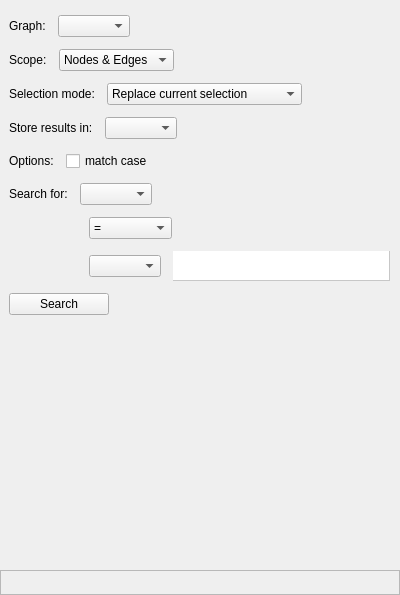
<?xml version="1.0" encoding="UTF-8"?>
<ui version="4.0">
 <class>SearchWidget</class>
 <widget class="QWidget" name="SearchWidget">
  <property name="geometry">
   <rect>
    <x>0</x>
    <y>0</y>
    <width>400</width>
    <height>595</height>
   </rect>
  </property>
  <property name="sizePolicy">
   <sizepolicy hsizetype="Preferred" vsizetype="Preferred">
    <horstretch>0</horstretch>
    <verstretch>0</verstretch>
   </sizepolicy>
  </property>
  <property name="acceptDrops">
   <bool>true</bool>
  </property>
  <layout class="QVBoxLayout" name="verticalLayout_2">
   <property name="spacing">
    <number>6</number>
   </property>
   <property name="leftMargin">
    <number>0</number>
   </property>
   <property name="topMargin">
    <number>0</number>
   </property>
   <property name="rightMargin">
    <number>0</number>
   </property>
   <property name="bottomMargin">
    <number>0</number>
   </property>
   <item>
    <widget class="tlp::HeaderFrame" name="headerFrame" native="true">
     <property name="expandable" stdset="0">
      <bool>false</bool>
     </property>
     <property name="title" stdset="0">
      <string>Search</string>
     </property>
    </widget>
   </item>
   <item>
    <widget class="QWidget" name="widget" native="true">
     <layout class="QVBoxLayout" name="verticalLayout">
      <property name="spacing">
       <number>12</number>
      </property>
      <item>
       <layout class="QHBoxLayout" name="horizontalLayout">
        <item>
         <widget class="QLabel" name="graphLabel">
          <property name="toolTip">
           <string>Choose the graph on which the search will be performed</string>
          </property>
          <property name="statusTip">
           <string>Choose the graph on which the search will be performed</string>
          </property>
          <property name="text">
           <string>Graph:</string>
          </property>
         </widget>
        </item>
        <item>
         <widget class="TreeViewComboBox" name="graphCombo">
          <property name="maximumSize">
           <size>
            <width>350</width>
            <height>16777215</height>
           </size>
          </property>
          <property name="toolTip">
           <string>Choose the graph on which the search will be performed</string>
          </property>
          <property name="statusTip">
           <string>Choose the graph on which the search will be performed</string>
          </property>
          <property name="sizeAdjustPolicy">
           <enum>QComboBox::AdjustToContents</enum>
          </property>
         </widget>
        </item>
        <item>
         <spacer name="horizontalSpacer_2">
          <property name="orientation">
           <enum>Qt::Horizontal</enum>
          </property>
          <property name="sizeHint" stdset="0">
           <size>
            <width>40</width>
            <height>20</height>
           </size>
          </property>
         </spacer>
        </item>
       </layout>
      </item>
      <item>
       <layout class="QHBoxLayout" name="horizontalLayout_2">
        <item>
         <widget class="QLabel" name="scopeLabel">
          <property name="sizePolicy">
           <sizepolicy hsizetype="Maximum" vsizetype="Preferred">
            <horstretch>0</horstretch>
            <verstretch>0</verstretch>
           </sizepolicy>
          </property>
          <property name="toolTip">
           <string>Choose the element type on which the search will be performed</string>
          </property>
          <property name="statusTip">
           <string>Choose the element type on which the search will be performed</string>
          </property>
          <property name="text">
           <string>Scope:</string>
          </property>
         </widget>
        </item>
        <item>
         <widget class="QComboBox" name="scopeCombo">
          <property name="maximumSize">
           <size>
            <width>350</width>
            <height>16777215</height>
           </size>
          </property>
          <property name="toolTip">
           <string>Choose the element type on which the search will be performed</string>
          </property>
          <property name="statusTip">
           <string>Choose the element type on which the search will be performed</string>
          </property>
          <property name="sizeAdjustPolicy">
           <enum>QComboBox::AdjustToContents</enum>
          </property>
          <item>
           <property name="text">
            <string>Nodes &amp; Edges</string>
           </property>
          </item>
          <item>
           <property name="text">
            <string>Nodes only</string>
           </property>
          </item>
          <item>
           <property name="text">
            <string>Edges only</string>
           </property>
          </item>
         </widget>
        </item>
        <item>
         <spacer name="horizontalSpacer_3">
          <property name="orientation">
           <enum>Qt::Horizontal</enum>
          </property>
          <property name="sizeHint" stdset="0">
           <size>
            <width>40</width>
            <height>20</height>
           </size>
          </property>
         </spacer>
        </item>
       </layout>
      </item>
      <item>
       <layout class="QHBoxLayout" name="horizontalLayout_3">
        <item>
         <widget class="QLabel" name="label">
          <property name="text">
           <string>Selection mode:</string>
          </property>
         </widget>
        </item>
        <item>
         <widget class="QComboBox" name="selectionModeCombo">
          <property name="maximumSize">
           <size>
            <width>350</width>
            <height>16777215</height>
           </size>
          </property>
          <property name="toolTip">
           <string>&lt;html&gt;&lt;head/&gt;&lt;body&gt;&lt;p&gt;Choose &amp;quot;Do not modify selection&amp;quot; to only count the number of nodes/edges found.&lt;/p&gt;&lt;/body&gt;&lt;/html&gt;</string>
          </property>
          <property name="sizeAdjustPolicy">
           <enum>QComboBox::AdjustToContents</enum>
          </property>
          <item>
           <property name="text">
            <string>Replace current selection</string>
           </property>
          </item>
          <item>
           <property name="text">
            <string>Add to current selection</string>
           </property>
          </item>
          <item>
           <property name="text">
            <string>Remove from current selection</string>
           </property>
          </item>
          <item>
           <property name="text">
            <string extracomment="ffsfdfdf">Do not modify selection</string>
           </property>
          </item>
         </widget>
        </item>
        <item>
         <spacer name="horizontalSpacer_4">
          <property name="orientation">
           <enum>Qt::Horizontal</enum>
          </property>
          <property name="sizeHint" stdset="0">
           <size>
            <width>40</width>
            <height>20</height>
           </size>
          </property>
         </spacer>
        </item>
       </layout>
      </item>
      <item>
       <layout class="QHBoxLayout" name="horizontalLayout_5">
        <item>
         <widget class="QLabel" name="resultsStorageLabel">
          <property name="sizePolicy">
           <sizepolicy hsizetype="Maximum" vsizetype="Preferred">
            <horstretch>0</horstretch>
            <verstretch>0</verstretch>
           </sizepolicy>
          </property>
          <property name="toolTip">
           <string>Choose graph property into which the found elements will be added</string>
          </property>
          <property name="statusTip">
           <string>Choose graph property into which the found elements will be added</string>
          </property>
          <property name="text">
           <string>Store results in:</string>
          </property>
         </widget>
        </item>
        <item>
         <widget class="QComboBox" name="resultsStorageCombo">
          <property name="maximumSize">
           <size>
            <width>350</width>
            <height>16777215</height>
           </size>
          </property>
          <property name="toolTip">
           <string>Choose the graph property into which the found elements will be added</string>
          </property>
          <property name="statusTip">
           <string>Choose the graph property into which the found elements will be added</string>
          </property>
          <property name="sizeAdjustPolicy">
           <enum>QComboBox::AdjustToContents</enum>
          </property>
         </widget>
        </item>
        <item>
         <spacer name="horizontalSpacer_5">
          <property name="orientation">
           <enum>Qt::Horizontal</enum>
          </property>
          <property name="sizeHint" stdset="0">
           <size>
            <width>40</width>
            <height>20</height>
           </size>
          </property>
         </spacer>
        </item>
       </layout>
      </item>
      <item>
       <layout class="QHBoxLayout" name="horizontalLayout_6">
        <item>
         <widget class="QLabel" name="label_2">
          <property name="text">
           <string>Options:</string>
          </property>
         </widget>
        </item>
        <item>
         <widget class="QCheckBox" name="caseSensitivityCheck">
          <property name="toolTip">
           <string>Indicate if strings comparison will be case sensitive</string>
          </property>
          <property name="statusTip">
           <string>Indicate if strings comparison will be case sensitive</string>
          </property>
          <property name="text">
           <string>match case</string>
          </property>
         </widget>
        </item>
        <item>
         <spacer name="horizontalSpacer_6">
          <property name="orientation">
           <enum>Qt::Horizontal</enum>
          </property>
          <property name="sizeHint" stdset="0">
           <size>
            <width>40</width>
            <height>20</height>
           </size>
          </property>
         </spacer>
        </item>
       </layout>
      </item>
      <item>
       <layout class="QHBoxLayout" name="horizontalLayout_4">
        <item>
         <widget class="QLabel" name="searchTermsLabel">
          <property name="sizePolicy">
           <sizepolicy hsizetype="Maximum" vsizetype="Preferred">
            <horstretch>0</horstretch>
            <verstretch>0</verstretch>
           </sizepolicy>
          </property>
          <property name="text">
           <string>Search for:</string>
          </property>
         </widget>
        </item>
        <item>
         <widget class="QComboBox" name="searchTermACombo">
          <property name="sizePolicy">
           <sizepolicy hsizetype="Maximum" vsizetype="Fixed">
            <horstretch>0</horstretch>
            <verstretch>0</verstretch>
           </sizepolicy>
          </property>
          <property name="maximumSize">
           <size>
            <width>350</width>
            <height>16777215</height>
           </size>
          </property>
          <property name="toolTip">
           <string>Choose the property for which the search will performed</string>
          </property>
          <property name="statusTip">
           <string>Choose the property for which the search will performed</string>
          </property>
         </widget>
        </item>
        <item>
         <spacer name="horizontalSpacer">
          <property name="orientation">
           <enum>Qt::Horizontal</enum>
          </property>
          <property name="sizeHint" stdset="0">
           <size>
            <width>40</width>
            <height>20</height>
           </size>
          </property>
         </spacer>
        </item>
       </layout>
      </item>
      <item>
       <layout class="QHBoxLayout" name="horizontalLayout_7">
        <item>
         <spacer name="horizontalSpacer_8">
          <property name="orientation">
           <enum>Qt::Horizontal</enum>
          </property>
          <property name="sizeType">
           <enum>QSizePolicy::Fixed</enum>
          </property>
          <property name="sizeHint" stdset="0">
           <size>
            <width>80</width>
            <height>20</height>
           </size>
          </property>
         </spacer>
        </item>
        <item>
         <widget class="QComboBox" name="operatorCombo">
          <property name="sizePolicy">
           <sizepolicy hsizetype="Maximum" vsizetype="Fixed">
            <horstretch>0</horstretch>
            <verstretch>0</verstretch>
           </sizepolicy>
          </property>
          <property name="maximumSize">
           <size>
            <width>350</width>
            <height>16777215</height>
           </size>
          </property>
          <property name="toolTip">
           <string>Choose the comparion operator of the search</string>
          </property>
          <property name="statusTip">
           <string>Choose the comparion operator of the search</string>
          </property>
          <item>
           <property name="text">
            <string>=</string>
           </property>
          </item>
          <item>
           <property name="text">
            <string>≠</string>
           </property>
          </item>
          <item>
           <property name="text">
            <string>&gt;</string>
           </property>
          </item>
          <item>
           <property name="text">
            <string>≥</string>
           </property>
          </item>
          <item>
           <property name="text">
            <string>&lt;</string>
           </property>
          </item>
          <item>
           <property name="text">
            <string>≤</string>
           </property>
          </item>
          <item>
           <property name="text">
            <string>starts with</string>
           </property>
          </item>
          <item>
           <property name="text">
            <string>ends with</string>
           </property>
          </item>
          <item>
           <property name="text">
            <string>contains</string>
           </property>
          </item>
          <item>
           <property name="text">
            <string>matches</string>
           </property>
          </item>
         </widget>
        </item>
        <item>
         <spacer name="horizontalSpacer_9">
          <property name="orientation">
           <enum>Qt::Horizontal</enum>
          </property>
          <property name="sizeHint" stdset="0">
           <size>
            <width>40</width>
            <height>20</height>
           </size>
          </property>
         </spacer>
        </item>
       </layout>
      </item>
      <item>
       <layout class="QHBoxLayout" name="horizontalLayout_9">
        <item>
         <spacer name="horizontalSpacer_10">
          <property name="orientation">
           <enum>Qt::Horizontal</enum>
          </property>
          <property name="sizeType">
           <enum>QSizePolicy::Fixed</enum>
          </property>
          <property name="sizeHint" stdset="0">
           <size>
            <width>80</width>
            <height>20</height>
           </size>
          </property>
         </spacer>
        </item>
        <item>
         <widget class="QComboBox" name="searchTermBCombo">
          <property name="sizePolicy">
           <sizepolicy hsizetype="Maximum" vsizetype="Fixed">
            <horstretch>0</horstretch>
            <verstretch>0</verstretch>
           </sizepolicy>
          </property>
          <property name="maximumSize">
           <size>
            <width>350</width>
            <height>16777215</height>
           </size>
          </property>
          <property name="toolTip">
           <string>Choose the value involved in the search comparison</string>
          </property>
          <property name="statusTip">
           <string>Choose the value involved in the search comparison</string>
          </property>
         </widget>
        </item>
        <item>
         <widget class="QTableWidget" name="tableWidget">
          <property name="sizePolicy">
           <sizepolicy hsizetype="Expanding" vsizetype="Fixed">
            <horstretch>0</horstretch>
            <verstretch>0</verstretch>
           </sizepolicy>
          </property>
          <property name="maximumSize">
           <size>
            <width>16777215</width>
            <height>30</height>
           </size>
          </property>
          <property name="frameShape">
           <enum>QFrame::NoFrame</enum>
          </property>
          <property name="frameShadow">
           <enum>QFrame::Plain</enum>
          </property>
          <property name="lineWidth">
           <number>1</number>
          </property>
          <property name="midLineWidth">
           <number>1</number>
          </property>
          <property name="showGrid">
           <bool>true</bool>
          </property>
          <property name="cornerButtonEnabled">
           <bool>false</bool>
          </property>
          <attribute name="horizontalHeaderVisible">
           <bool>false</bool>
          </attribute>
          <attribute name="horizontalHeaderStretchLastSection">
           <bool>true</bool>
          </attribute>
          <attribute name="verticalHeaderVisible">
           <bool>false</bool>
          </attribute>
          <row>
           <property name="text">
            <string>New Row</string>
           </property>
          </row>
          <column>
           <property name="text">
            <string>New Column</string>
           </property>
          </column>
          <item row="0" column="0">
           <property name="text">
            <string/>
           </property>
          </item>
         </widget>
        </item>
        <item>
         <spacer name="horizontalSpacer_11">
          <property name="orientation">
           <enum>Qt::Horizontal</enum>
          </property>
          <property name="sizeHint" stdset="0">
           <size>
            <width>40</width>
            <height>20</height>
           </size>
          </property>
         </spacer>
        </item>
       </layout>
      </item>
      <item>
       <layout class="QHBoxLayout" name="horizontalLayout_8">
        <item>
         <widget class="QPushButton" name="searchButton">
          <property name="minimumSize">
           <size>
            <width>100</width>
            <height>0</height>
           </size>
          </property>
          <property name="toolTip">
           <string>Execute the search</string>
          </property>
          <property name="statusTip">
           <string>Execute the search</string>
          </property>
          <property name="text">
           <string>Search</string>
          </property>
          <property name="shortcut">
           <string>Return</string>
          </property>
         </widget>
        </item>
        <item>
         <widget class="QLabel" name="resultsCountLabel">
          <property name="text">
           <string/>
          </property>
         </widget>
        </item>
        <item>
         <spacer name="horizontalSpacer_7">
          <property name="orientation">
           <enum>Qt::Horizontal</enum>
          </property>
          <property name="sizeHint" stdset="0">
           <size>
            <width>40</width>
            <height>20</height>
           </size>
          </property>
         </spacer>
        </item>
       </layout>
      </item>
      <item>
       <spacer name="verticalSpacer">
        <property name="orientation">
         <enum>Qt::Vertical</enum>
        </property>
        <property name="sizeHint" stdset="0">
         <size>
          <width>20</width>
          <height>167</height>
         </size>
        </property>
       </spacer>
      </item>
     </layout>
    </widget>
   </item>
   <item>
    <widget class="QFrame" name="frame">
     <property name="minimumSize">
      <size>
       <width>0</width>
       <height>25</height>
      </size>
     </property>
     <property name="maximumSize">
      <size>
       <width>16777215</width>
       <height>25</height>
      </size>
     </property>
     <property name="frameShape">
      <enum>QFrame::StyledPanel</enum>
     </property>
     <property name="frameShadow">
      <enum>QFrame::Raised</enum>
     </property>
     <property name="bottomFrame" stdset="0">
      <bool>true</bool>
     </property>
    </widget>
   </item>
  </layout>
 </widget>
 <customwidgets>
  <customwidget>
   <class>tlp::HeaderFrame</class>
   <extends>QWidget</extends>
   <header location="global">talipot/HeaderFrame.h</header>
   <container>1</container>
  </customwidget>
  <customwidget>
   <class>TreeViewComboBox</class>
   <extends>QComboBox</extends>
   <header>talipot/TreeViewComboBox.h</header>
   <container>1</container>
  </customwidget>
 </customwidgets>
 <resources/>
 <connections>
  <connection>
   <sender>searchTermACombo</sender>
   <signal>currentIndexChanged(int)</signal>
   <receiver>SearchWidget</receiver>
   <slot>termAChanged()</slot>
   <hints>
    <hint type="sourcelabel">
     <x>121</x>
     <y>119</y>
    </hint>
    <hint type="destinationlabel">
     <x>323</x>
     <y>94</y>
    </hint>
   </hints>
  </connection>
  <connection>
   <sender>searchTermBCombo</sender>
   <signal>currentIndexChanged(int)</signal>
   <receiver>SearchWidget</receiver>
   <slot>termBChanged()</slot>
   <hints>
    <hint type="sourcelabel">
     <x>356</x>
     <y>119</y>
    </hint>
    <hint type="destinationlabel">
     <x>323</x>
     <y>94</y>
    </hint>
   </hints>
  </connection>
  <connection>
   <sender>searchButton</sender>
   <signal>clicked()</signal>
   <receiver>SearchWidget</receiver>
   <slot>search()</slot>
   <hints>
    <hint type="sourcelabel">
     <x>55</x>
     <y>166</y>
    </hint>
    <hint type="destinationlabel">
     <x>323</x>
     <y>94</y>
    </hint>
   </hints>
  </connection>
 </connections>
 <slots>
  <slot>graphIndexChanged(int)</slot>
  <slot>termAChanged()</slot>
  <slot>termBChanged()</slot>
  <slot>search()</slot>
 </slots>
</ui>
